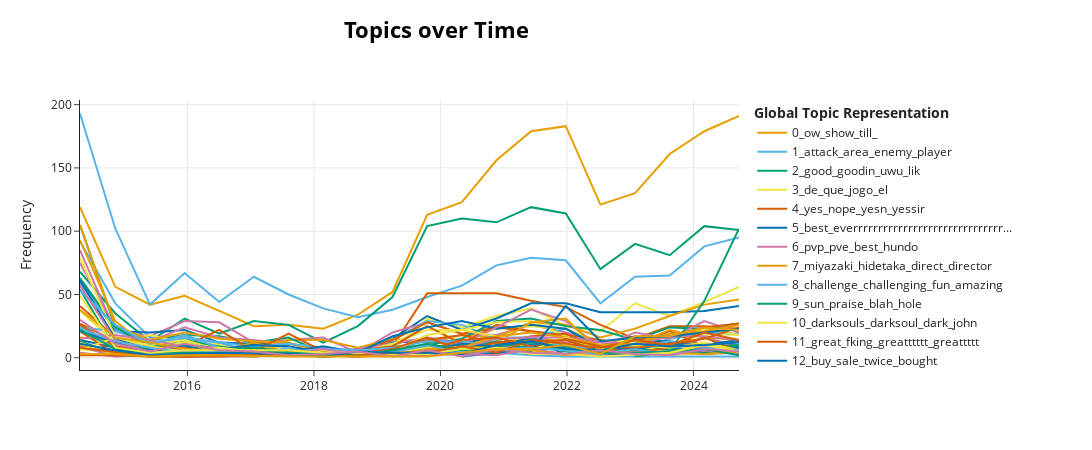

Here is the notebook cell this chart was saved with:
### Code cell
topic_model.visualize_topics_over_time(topics_over_time, top_n_topics=50)
